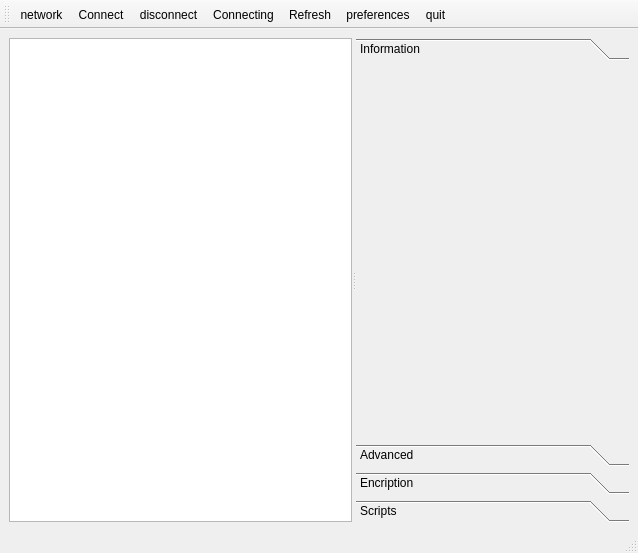
<ui version="4.0" >
 <class>MainWindow</class>
 <widget class="QMainWindow" name="MainWindow" >
  <property name="geometry" >
   <rect>
    <x>0</x>
    <y>0</y>
    <width>638</width>
    <height>553</height>
   </rect>
  </property>
  <property name="windowTitle" >
   <string>Network Configuration</string>
  </property>
  <property name="windowIcon" >
   <iconset resource="icons.qrc" >:/network_connected_wlan.svg</iconset>
  </property>
  <widget class="QWidget" name="centralwidget" >
   <layout class="QVBoxLayout" >
    <item>
     <widget class="QSplitter" name="splitter" >
      <property name="orientation" >
       <enum>Qt::Horizontal</enum>
      </property>
      <widget class="QListWidget" name="netlist" >
       <property name="sizePolicy" >
        <sizepolicy vsizetype="Expanding" hsizetype="Preferred" >
         <horstretch>1</horstretch>
         <verstretch>0</verstretch>
        </sizepolicy>
       </property>
       <property name="iconSize" >
        <size>
         <width>48</width>
         <height>48</height>
        </size>
       </property>
      </widget>
      <widget class="QToolBox" name="toolBox" >
       <property name="sizePolicy" >
        <sizepolicy vsizetype="Expanding" hsizetype="Expanding" >
         <horstretch>3</horstretch>
         <verstretch>0</verstretch>
        </sizepolicy>
       </property>
       <property name="currentIndex" >
        <number>0</number>
       </property>
       <widget class="QWidget" name="page" >
        <property name="geometry" >
         <rect>
          <x>0</x>
          <y>0</y>
          <width>315</width>
          <height>340</height>
         </rect>
        </property>
        <attribute name="label" >
         <string>Information</string>
        </attribute>
        <layout class="QVBoxLayout" >
         <item>
          <widget class="netWidget" native="1" name="netWidget" />
         </item>
        </layout>
       </widget>
       <widget class="QWidget" name="page_2" >
        <property name="geometry" >
         <rect>
          <x>0</x>
          <y>0</y>
          <width>96</width>
          <height>26</height>
         </rect>
        </property>
        <attribute name="label" >
         <string>Advanced</string>
        </attribute>
        <layout class="QVBoxLayout" >
         <item>
          <widget class="advWidget" native="1" name="advWidget" />
         </item>
        </layout>
       </widget>
       <widget class="QWidget" name="page_4" >
        <property name="geometry" >
         <rect>
          <x>0</x>
          <y>0</y>
          <width>315</width>
          <height>340</height>
         </rect>
        </property>
        <attribute name="label" >
         <string>Encription</string>
        </attribute>
        <layout class="QVBoxLayout" >
         <item>
          <widget class="encrWidget" native="1" name="encrWidget" />
         </item>
        </layout>
       </widget>
       <widget class="QWidget" name="page_3" >
        <property name="geometry" >
         <rect>
          <x>0</x>
          <y>0</y>
          <width>96</width>
          <height>26</height>
         </rect>
        </property>
        <attribute name="label" >
         <string>Scripts</string>
        </attribute>
       </widget>
      </widget>
     </widget>
    </item>
   </layout>
  </widget>
  <widget class="QStatusBar" name="statusbar" />
  <widget class="QToolBar" name="toolBar" >
   <property name="windowTitle" >
    <string>toolBar</string>
   </property>
   <attribute name="toolBarArea" >
    <enum>TopToolBarArea</enum>
   </attribute>
   <attribute name="toolBarBreak" >
    <bool>false</bool>
   </attribute>
   <addaction name="actionNetwork" />
   <addaction name="actionConnect" />
   <addaction name="actionDisconnect" />
   <addaction name="actionConnecting" />
   <addaction name="actionRefresh" />
   <addaction name="actionPreferences" />
   <addaction name="actionQuit" />
  </widget>
  <action name="actionRefresh" >
   <property name="icon" >
    <iconset resource="icons.qrc" >:/reload.svg</iconset>
   </property>
   <property name="text" >
    <string>Refresh</string>
   </property>
  </action>
  <action name="actionNetwork" >
   <property name="icon" >
    <iconset resource="icons.qrc" >:/networking_section.svg</iconset>
   </property>
   <property name="text" >
    <string>network</string>
   </property>
  </action>
  <action name="actionPreferences" >
   <property name="icon" >
    <iconset resource="icons.qrc" >:/tool_preferences.svg</iconset>
   </property>
   <property name="text" >
    <string>preferences</string>
   </property>
  </action>
  <action name="actionQuit" >
   <property name="icon" >
    <iconset resource="icons.qrc" >:/exit.svg</iconset>
   </property>
   <property name="text" >
    <string>quit</string>
   </property>
  </action>
  <action name="actionDisconnect" >
   <property name="icon" >
    <iconset resource="icons.qrc" >:/connect_no.svg</iconset>
   </property>
   <property name="text" >
    <string>disconnect</string>
   </property>
   <property name="visible" >
    <bool>false</bool>
   </property>
  </action>
  <action name="actionConnect" >
   <property name="icon" >
    <iconset resource="icons.qrc" >:/connect_established.svg</iconset>
   </property>
   <property name="text" >
    <string>Connect</string>
   </property>
   <property name="visible" >
    <bool>false</bool>
   </property>
  </action>
  <action name="actionConnecting" >
   <property name="icon" >
    <iconset resource="icons.qrc" >:/connect_creating.svg</iconset>
   </property>
   <property name="text" >
    <string>Connecting</string>
   </property>
   <property name="visible" >
    <bool>false</bool>
   </property>
  </action>
 </widget>
 <customwidgets>
  <customwidget>
   <class>netWidget</class>
   <extends>QWidget</extends>
   <header>widgets</header>
   <container>1</container>
  </customwidget>
  <customwidget>
   <class>advWidget</class>
   <extends>QWidget</extends>
   <header>widgets</header>
   <container>1</container>
  </customwidget>
  <customwidget>
   <class>encrWidget</class>
   <extends>QWidget</extends>
   <header>widgets</header>
   <container>1</container>
  </customwidget>
 </customwidgets>
 <resources>
  <include location="icons.qrc" />
 </resources>
 <connections/>
</ui>
